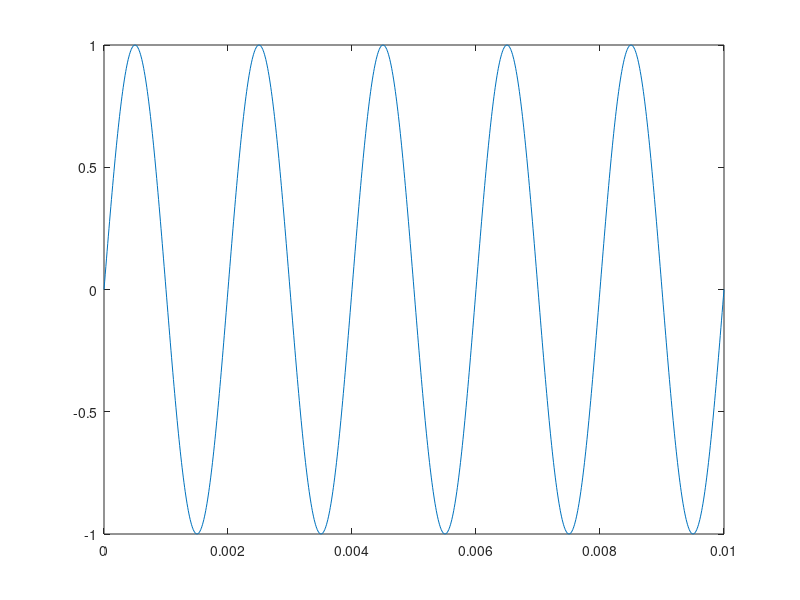
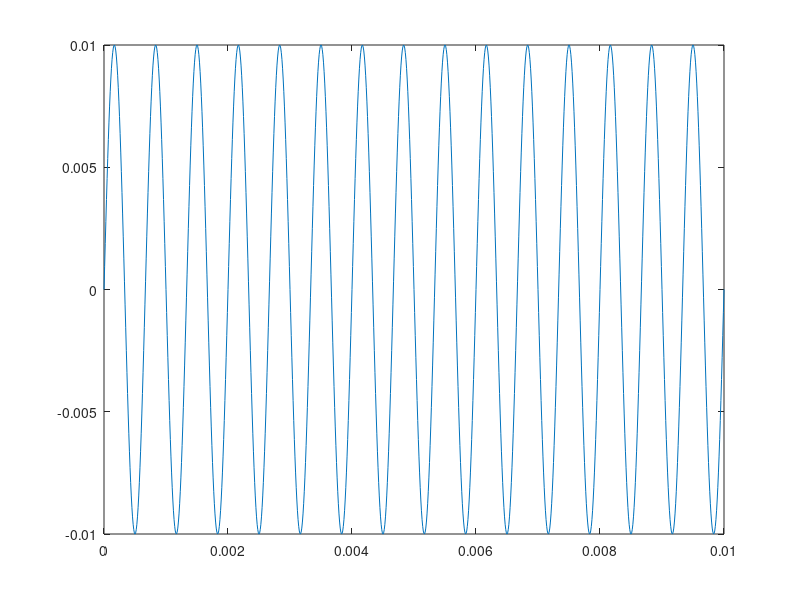
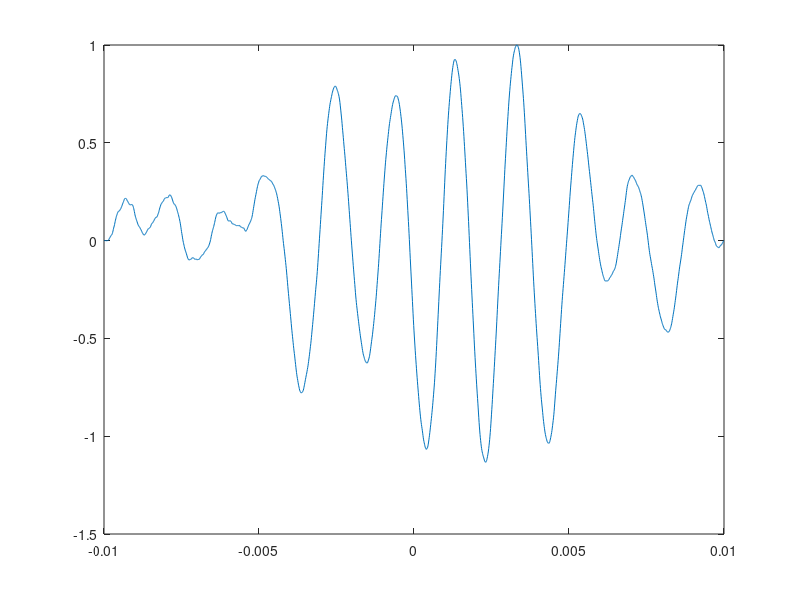

Source code (MATLAB) for these figures, in order:
%% generating incident signal on the tumor
clc
clear all;
close all;

inc_amplitude = 1;
inc_frequency = 500;
tstep = 0.00001;
t = 0:tstep:0.01;
incident_sig = inc_amplitude* sin (2*pi*inc_frequency*t);
figure
plot (t, incident_sig)

%% generating signal output after passing through the tumor
out_amplitude = 0.01;
out_frequency = 1500;
output_sig = out_amplitude*sin(2*pi*out_frequency*t);
figure
plot(t,output_sig)

%% adding noise to the output signal
SNR = 10;
Sig_Power = 15;
Noisy_Signal = awgn(output_sig , SNR , Sig_Power);
figure
plot (t, Noisy_Signal)

%% performing correlation 
sig_correlation = xcorr (incident_sig,Noisy_Signal);
sig_correlation = sig_correlation / max(sig_correlation);
x_new = tstep* (-length(t)+1:length(t)-1);
plot (x_new,sig_correlation)

rms_correlation = sqrt(sum(sig_correlation.^2)/ length(sig_correlation));
disp(rms_correlation)